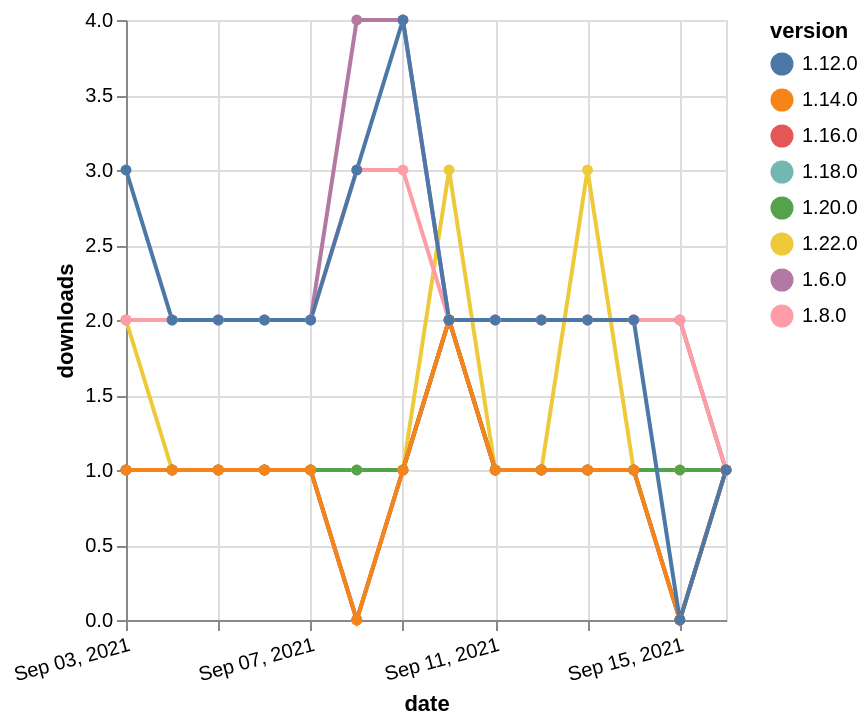

Write a Vega-Lite specification for this figure.
### Vega-Lite specification from a JSON file in a GitHub repository (floating-point values rounded to 4 significant figures)
{"$schema": "https://vega.github.io/schema/vega-lite/v5.json", "description": "A simple bar chart with embedded data.", "data": {"values": [{"date": "2021-09-03", "total": 3027, "delta": 2, "version": "1.6.0"}, {"date": "2021-09-04", "total": 3029, "delta": 2, "version": "1.6.0"}, {"date": "2021-09-05", "total": 3031, "delta": 2, "version": "1.6.0"}, {"date": "2021-09-06", "total": 3033, "delta": 2, "version": "1.6.0"}, {"date": "2021-09-07", "total": 3035, "delta": 2, "version": "1.6.0"}, {"date": "2021-09-08", "total": 3039, "delta": 4, "version": "1.6.0"}, {"date": "2021-09-09", "total": 3043, "delta": 4, "version": "1.6.0"}, {"date": "2021-09-10", "total": 3045, "delta": 2, "version": "1.6.0"}, {"date": "2021-09-11", "total": 3047, "delta": 2, "version": "1.6.0"}, {"date": "2021-09-12", "total": 3049, "delta": 2, "version": "1.6.0"}, {"date": "2021-09-13", "total": 3051, "delta": 2, "version": "1.6.0"}, {"date": "2021-09-14", "total": 3053, "delta": 2, "version": "1.6.0"}, {"date": "2021-09-15", "total": 3055, "delta": 2, "version": "1.6.0"}, {"date": "2021-09-16", "total": 3056, "delta": 1, "version": "1.6.0"}, {"date": "2021-09-03", "total": 180, "delta": 1, "version": "1.18.0"}, {"date": "2021-09-04", "total": 181, "delta": 1, "version": "1.18.0"}, {"date": "2021-09-05", "total": 182, "delta": 1, "version": "1.18.0"}, {"date": "2021-09-06", "total": 183, "delta": 1, "version": "1.18.0"}, {"date": "2021-09-07", "total": 184, "delta": 1, "version": "1.18.0"}, {"date": "2021-09-08", "total": 184, "delta": 0, "version": "1.18.0"}, {"date": "2021-09-09", "total": 185, "delta": 1, "version": "1.18.0"}, {"date": "2021-09-10", "total": 187, "delta": 2, "version": "1.18.0"}, {"date": "2021-09-11", "total": 188, "delta": 1, "version": "1.18.0"}, {"date": "2021-09-12", "total": 189, "delta": 1, "version": "1.18.0"}, {"date": "2021-09-13", "total": 190, "delta": 1, "version": "1.18.0"}, {"date": "2021-09-14", "total": 191, "delta": 1, "version": "1.18.0"}, {"date": "2021-09-15", "total": 191, "delta": 0, "version": "1.18.0"}, {"date": "2021-09-16", "total": 192, "delta": 1, "version": "1.18.0"}, {"date": "2021-09-03", "total": 191, "delta": 2, "version": "1.22.0"}, {"date": "2021-09-04", "total": 192, "delta": 1, "version": "1.22.0"}, {"date": "2021-09-05", "total": 193, "delta": 1, "version": "1.22.0"}, {"date": "2021-09-06", "total": 194, "delta": 1, "version": "1.22.0"}, {"date": "2021-09-07", "total": 195, "delta": 1, "version": "1.22.0"}, {"date": "2021-09-08", "total": 196, "delta": 1, "version": "1.22.0"}, {"date": "2021-09-09", "total": 197, "delta": 1, "version": "1.22.0"}, {"date": "2021-09-10", "total": 200, "delta": 3, "version": "1.22.0"}, {"date": "2021-09-11", "total": 201, "delta": 1, "version": "1.22.0"}, {"date": "2021-09-12", "total": 202, "delta": 1, "version": "1.22.0"}, {"date": "2021-09-13", "total": 205, "delta": 3, "version": "1.22.0"}, {"date": "2021-09-14", "total": 206, "delta": 1, "version": "1.22.0"}, {"date": "2021-09-15", "total": 207, "delta": 1, "version": "1.22.0"}, {"date": "2021-09-16", "total": 208, "delta": 1, "version": "1.22.0"}, {"date": "2021-09-03", "total": 2572, "delta": 2, "version": "1.8.0"}, {"date": "2021-09-04", "total": 2574, "delta": 2, "version": "1.8.0"}, {"date": "2021-09-05", "total": 2576, "delta": 2, "version": "1.8.0"}, {"date": "2021-09-06", "total": 2578, "delta": 2, "version": "1.8.0"}, {"date": "2021-09-07", "total": 2580, "delta": 2, "version": "1.8.0"}, {"date": "2021-09-08", "total": 2583, "delta": 3, "version": "1.8.0"}, {"date": "2021-09-09", "total": 2586, "delta": 3, "version": "1.8.0"}, {"date": "2021-09-10", "total": 2588, "delta": 2, "version": "1.8.0"}, {"date": "2021-09-11", "total": 2590, "delta": 2, "version": "1.8.0"}, {"date": "2021-09-12", "total": 2592, "delta": 2, "version": "1.8.0"}, {"date": "2021-09-13", "total": 2594, "delta": 2, "version": "1.8.0"}, {"date": "2021-09-14", "total": 2596, "delta": 2, "version": "1.8.0"}, {"date": "2021-09-15", "total": 2598, "delta": 2, "version": "1.8.0"}, {"date": "2021-09-16", "total": 2599, "delta": 1, "version": "1.8.0"}, {"date": "2021-09-03", "total": 166, "delta": 1, "version": "1.20.0"}, {"date": "2021-09-04", "total": 167, "delta": 1, "version": "1.20.0"}, {"date": "2021-09-05", "total": 168, "delta": 1, "version": "1.20.0"}, {"date": "2021-09-06", "total": 169, "delta": 1, "version": "1.20.0"}, {"date": "2021-09-07", "total": 170, "delta": 1, "version": "1.20.0"}, {"date": "2021-09-08", "total": 171, "delta": 1, "version": "1.20.0"}, {"date": "2021-09-09", "total": 172, "delta": 1, "version": "1.20.0"}, {"date": "2021-09-10", "total": 174, "delta": 2, "version": "1.20.0"}, {"date": "2021-09-11", "total": 175, "delta": 1, "version": "1.20.0"}, {"date": "2021-09-12", "total": 176, "delta": 1, "version": "1.20.0"}, {"date": "2021-09-13", "total": 177, "delta": 1, "version": "1.20.0"}, {"date": "2021-09-14", "total": 178, "delta": 1, "version": "1.20.0"}, {"date": "2021-09-15", "total": 179, "delta": 1, "version": "1.20.0"}, {"date": "2021-09-16", "total": 180, "delta": 1, "version": "1.20.0"}, {"date": "2021-09-03", "total": 189, "delta": 1, "version": "1.16.0"}, {"date": "2021-09-04", "total": 190, "delta": 1, "version": "1.16.0"}, {"date": "2021-09-05", "total": 191, "delta": 1, "version": "1.16.0"}, {"date": "2021-09-06", "total": 192, "delta": 1, "version": "1.16.0"}, {"date": "2021-09-07", "total": 193, "delta": 1, "version": "1.16.0"}, {"date": "2021-09-08", "total": 193, "delta": 0, "version": "1.16.0"}, {"date": "2021-09-09", "total": 194, "delta": 1, "version": "1.16.0"}, {"date": "2021-09-10", "total": 196, "delta": 2, "version": "1.16.0"}, {"date": "2021-09-11", "total": 197, "delta": 1, "version": "1.16.0"}, {"date": "2021-09-12", "total": 198, "delta": 1, "version": "1.16.0"}, {"date": "2021-09-13", "total": 199, "delta": 1, "version": "1.16.0"}, {"date": "2021-09-14", "total": 200, "delta": 1, "version": "1.16.0"}, {"date": "2021-09-15", "total": 200, "delta": 0, "version": "1.16.0"}, {"date": "2021-09-16", "total": 201, "delta": 1, "version": "1.16.0"}, {"date": "2021-09-03", "total": 235, "delta": 1, "version": "1.14.0"}, {"date": "2021-09-04", "total": 236, "delta": 1, "version": "1.14.0"}, {"date": "2021-09-05", "total": 237, "delta": 1, "version": "1.14.0"}, {"date": "2021-09-06", "total": 238, "delta": 1, "version": "1.14.0"}, {"date": "2021-09-07", "total": 239, "delta": 1, "version": "1.14.0"}, {"date": "2021-09-08", "total": 239, "delta": 0, "version": "1.14.0"}, {"date": "2021-09-09", "total": 240, "delta": 1, "version": "1.14.0"}, {"date": "2021-09-10", "total": 242, "delta": 2, "version": "1.14.0"}, {"date": "2021-09-11", "total": 243, "delta": 1, "version": "1.14.0"}, {"date": "2021-09-12", "total": 244, "delta": 1, "version": "1.14.0"}, {"date": "2021-09-13", "total": 245, "delta": 1, "version": "1.14.0"}, {"date": "2021-09-14", "total": 246, "delta": 1, "version": "1.14.0"}, {"date": "2021-09-15", "total": 246, "delta": 0, "version": "1.14.0"}, {"date": "2021-09-16", "total": 247, "delta": 1, "version": "1.14.0"}, {"date": "2021-09-03", "total": 2439, "delta": 3, "version": "1.12.0"}, {"date": "2021-09-04", "total": 2441, "delta": 2, "version": "1.12.0"}, {"date": "2021-09-05", "total": 2443, "delta": 2, "version": "1.12.0"}, {"date": "2021-09-06", "total": 2445, "delta": 2, "version": "1.12.0"}, {"date": "2021-09-07", "total": 2447, "delta": 2, "version": "1.12.0"}, {"date": "2021-09-08", "total": 2450, "delta": 3, "version": "1.12.0"}, {"date": "2021-09-09", "total": 2454, "delta": 4, "version": "1.12.0"}, {"date": "2021-09-10", "total": 2456, "delta": 2, "version": "1.12.0"}, {"date": "2021-09-11", "total": 2458, "delta": 2, "version": "1.12.0"}, {"date": "2021-09-12", "total": 2460, "delta": 2, "version": "1.12.0"}, {"date": "2021-09-13", "total": 2462, "delta": 2, "version": "1.12.0"}, {"date": "2021-09-14", "total": 2464, "delta": 2, "version": "1.12.0"}, {"date": "2021-09-15", "total": 2464, "delta": 0, "version": "1.12.0"}, {"date": "2021-09-16", "total": 2465, "delta": 1, "version": "1.12.0"}]}, "width": "container", "mark": {"type": "line", "point": {"filled": true}}, "encoding": {"x": {"field": "date", "type": "temporal", "timeUnit": "yearmonthdate", "title": "date", "axis": {"labelAngle": -15}}, "y": {"field": "delta", "type": "quantitative", "title": "downloads"}, "color": {"field": "version", "type": "nominal"}, "tooltip": {"field": "delta"}}}
